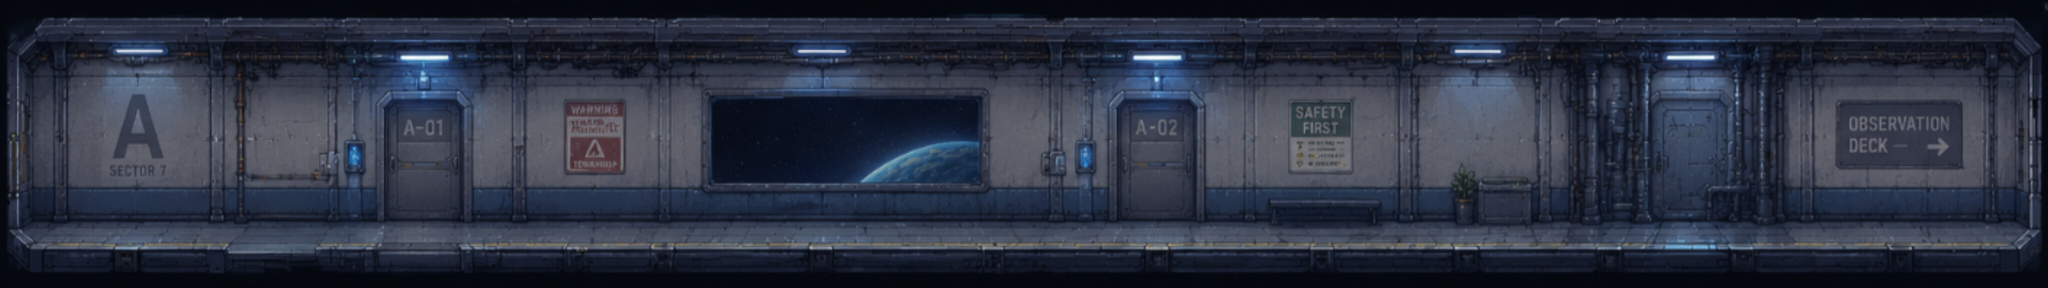

Tiled map render using the project's own tile images. Description and the map definition, with tile-layer contents summarised, below:
An orthogonal 128x18 tile map with 32x32 px tiles, 1 tile layer (Слой тайлов 1) and 12 objects (spawn, door, doors, door3).

<map version="1.10" tiledversion="1.12.1" orientation="orthogonal" renderorder="right-down" width="128" height="18" tilewidth="32" tileheight="32" infinite="0" nextlayerid="8" nextobjectid="30">
 <tileset firstgid="1" name="kor1" tilewidth="32" tileheight="32" tilecount="2432" columns="128">
  <image source="../room/kor1.jpg" width="4096" height="618" />
 </tileset>
 <objectgroup id="7" name="spawn">
  <object id="26" name="spawn" x="308" y="448">
   <point />
  </object>
 </objectgroup>
 <objectgroup id="3" name="doors">
  <object id="11" name="door1" type="door" x="776" y="208" width="156" height="292" />
  <object id="12" name="door2" type="doors" x="2232" y="208" width="168" height="292" />
  <object id="13" x="860" y="248" />
  <object id="14" x="856" y="152" />
  <object id="15" x="796" y="160" />
  <object id="16" x="848" y="132" />
  <object id="17" x="848" y="132" />
  <object id="18" x="840" y="220" />
  <object id="19" x="840" y="276" />
  <object id="20" x="920" y="252" />
  <object id="22" name="door3" x="3308" y="196" width="172" height="308" />
 </objectgroup>
 <layer id="1" name="Слой тайлов 1" width="128" height="18">
  <data>[2304 cells, 2304 non-empty, 2304 distinct tile ids]</data>
 </layer>
</map>
